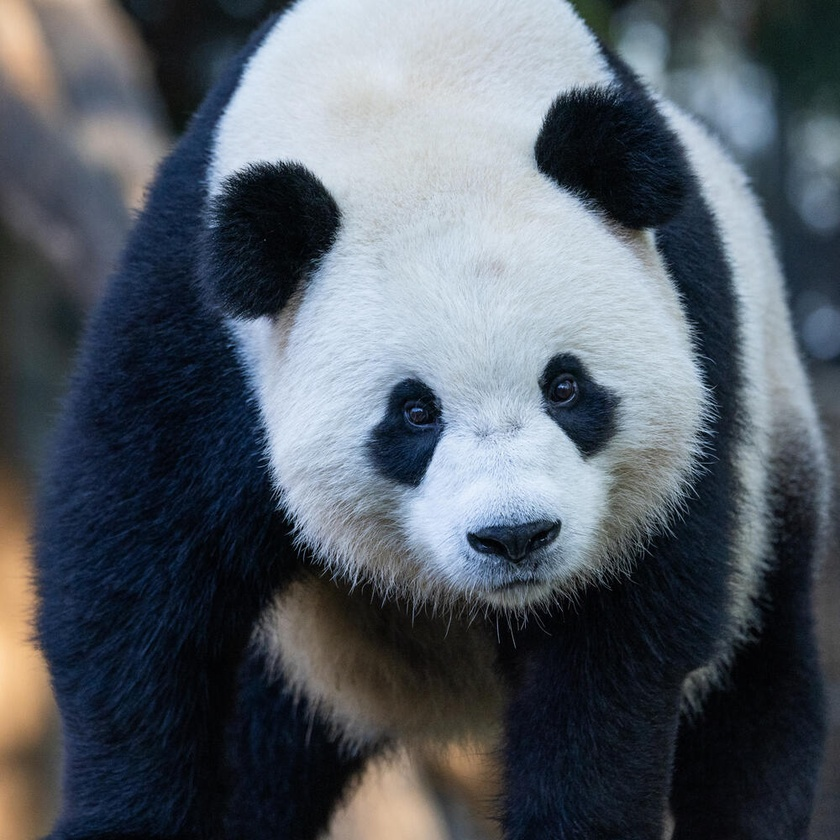
#> input picture New folder/image.jpg, 840 x 840 px, shrunk from 1000 x 1000 before the run
$ jupyter execute 23102B0018_MVP_LAB_6.ipynb
#> lines starting #> are read from the running program, lines starting #| are printed output that depends on the picture; after the words box and inside, x2 and y2 are one past the last pixel; in counts of white or black regions, pixels touching at a corner belong together
# Task A : Object Detection

[cell 1]
from google.colab import files
import os

print("Upload the 'main' image:")
main_upload = files.upload()
#> the answer given: image.jpg
main_path = list(main_upload.keys())[0]

print("\nUpload the 'target' image (the template to find):")
target_upload = files.upload()
#> the answer given: vir& anu.jpg
target_path = list(target_upload.keys())[0]

print(f"\nImages uploaded: Main={main_path}, Target={target_path}")

[cell 2]
import cv2
import numpy as np
from matplotlib import pyplot as plt

img_main = cv2.imread(main_path)
#> img_main is the input picture: shape (840, 840, 3); mean B, G, R 102, 93.1, 85.6
img_target = cv2.imread(target_path)
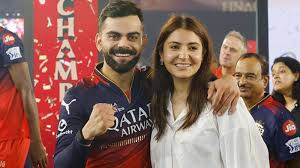
#> input picture New folder/vir& anu.jpg, 300 x 168 px
#> img_target is the input picture: shape (168, 300, 3); mean B, G, R 95.9, 103.6, 138.2

gray_main = cv2.cvtColor(img_main, cv2.COLOR_BGR2GRAY)
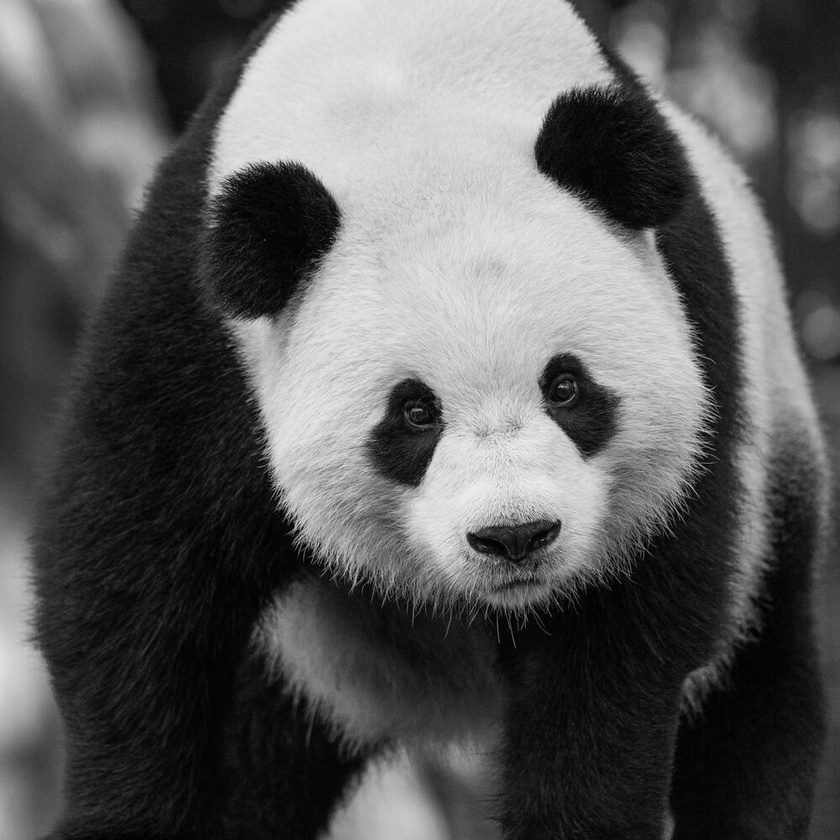
#> gray_main: shape (840, 840); min 0, max 245, mean 91.9
gray_target = cv2.cvtColor(img_target, cv2.COLOR_BGR2GRAY)
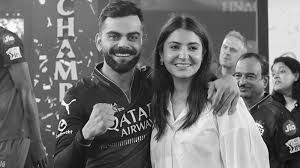
#> gray_target: shape (168, 300); min 0, max 255, mean 113.1

w, h = gray_target.shape[::-1]
#> w = 300; h = 168

# Template Matching
res = cv2.matchTemplate(gray_main, gray_target, cv2.TM_CCOEFF_NORMED)
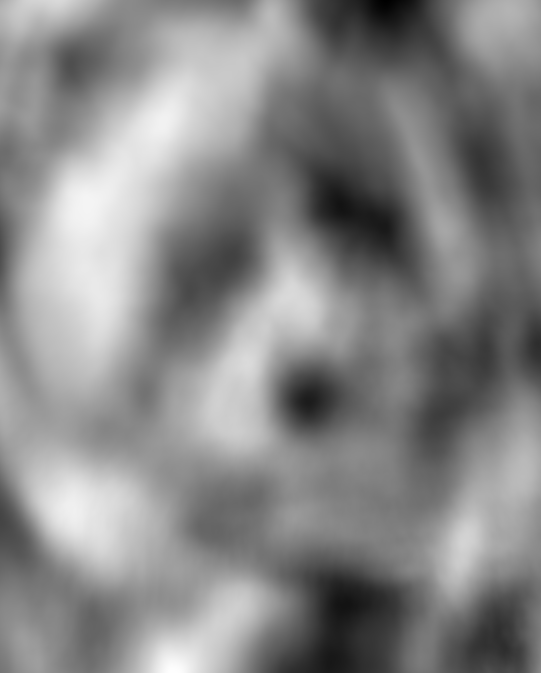
#> res: shape (673, 541) float32; min -0.399, max 0.4, mean 0.0256; drawn with min black and max white
min_val, max_val, min_loc, max_loc = cv2.minMaxLoc(res)
#> min_val = -0.399; max_val = 0.4; min_loc = (386, 0); max_loc = (172, 672)

top_left = max_loc
#> top_left = (172, 672)
bottom_right = (top_left[0] + w, top_left[1] + h)
#> bottom_right = (472, 840)

cv2.rectangle(img_main, top_left, bottom_right, (0, 255, 0), 5)
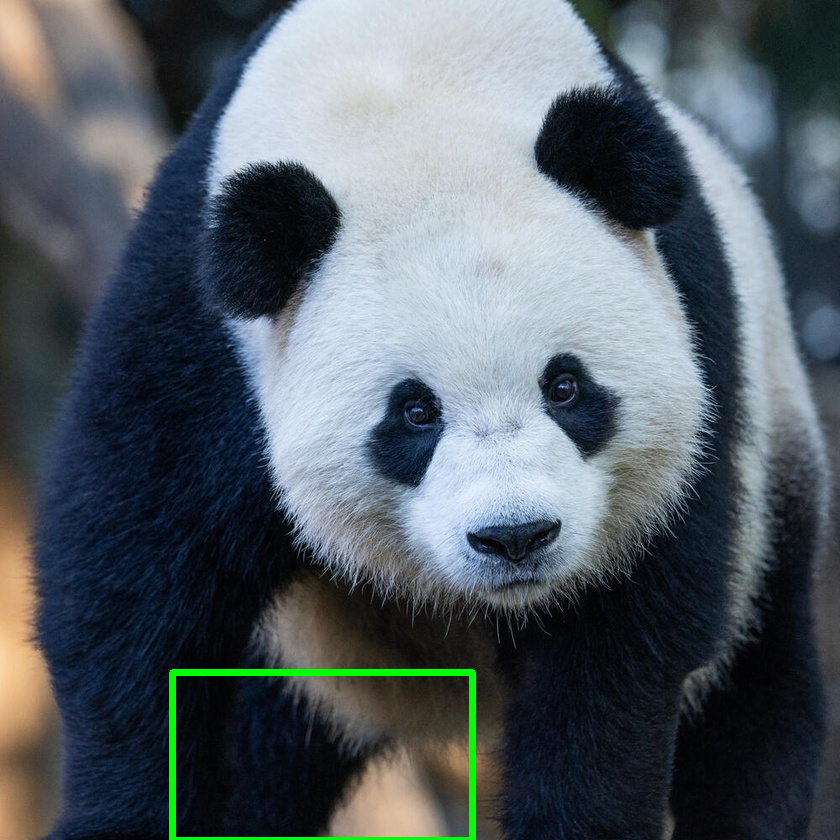
#> img_main: shape (840, 840, 3); 0.75% of pixels changed, all inside (x1, y1, x2, y2) = (169, 669, 476, 840)

plt.figure(figsize=(12, 8))
plt.subplot(121), plt.imshow(cv2.cvtColor(img_target, cv2.COLOR_BGR2RGB))
plt.title('Target'), plt.axis('off')
plt.subplot(122), plt.imshow(cv2.cvtColor(img_main, cv2.COLOR_BGR2RGB))
plt.title('Detected Location'), plt.axis('off')
plt.show()
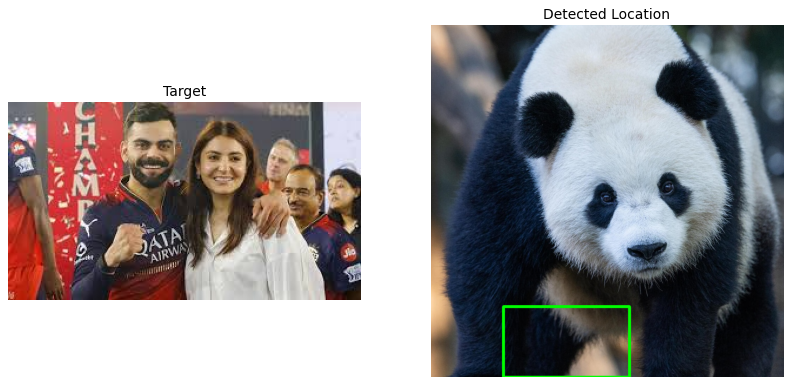
#> figure drawn by matplotlib, 2 panels

print(f"Best match confidence: {max_val:.4f}")
#| Best match confidence: 0.3999
